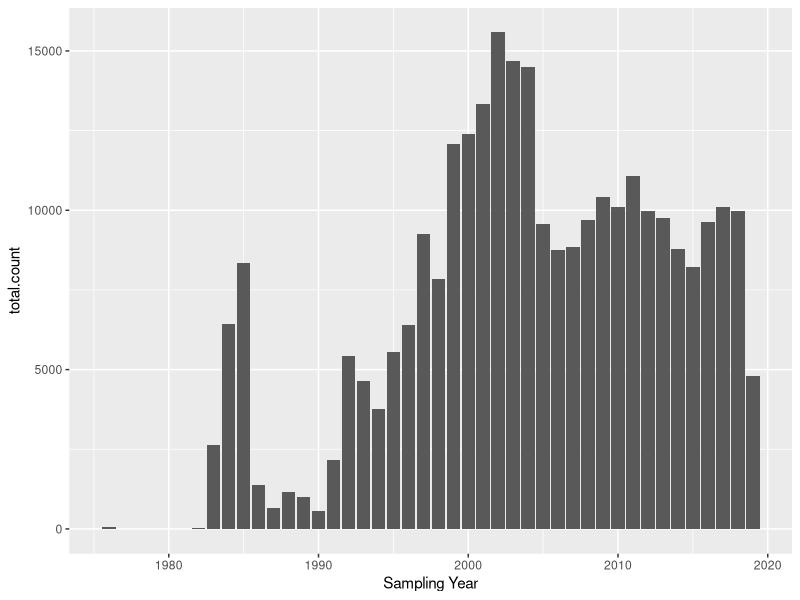

Here is the R script that generated this plot:
library(tidyverse)
library(lubridate)

fish.data <- read_csv("ADU Specimen Analysis.csv")

fish.data %>%
  group_by(`Sampling Year`) %>%
  summarise(total.count = sum(`Specimen Count`)) %>%
  ggplot(aes(x = `Sampling Year`, y = total.count)) +
  geom_bar(stat = "identity")

x <- unique(fish.data$`Common Name`)
x
#h1 - h6 coresonds to the text size: h1 is largest, then it sgets smaller as you go

# tags$div(
#   tags$h1("Heading"), 
#   tags$h2("Subheading"), 
#   tags$h3("Subsubheading"), 
#   tags$h4("Subsubsubheading"), 
#   tags$h5("Subsubsubsubheading"), 
#   tags$h6("Subsubsubsubsubheading") 
# ),
###HTML notes for images, banner, etc
# tags$div(
#   HTML(paste("Select a year to view Alaska Fish Counts ", tags$span(style="color:red", "red"), sep = ""))
# ),

#tags$h1(id = "title1", "Alaska Fish Counts from 1976 - 2019"),
#    #titlePanel("Alaska Fish Counts from 1976 - 2019"),
#    #tags$b("This text is bold."),
#    #tags$img(src = "fish_and_gamelogo.png", width = "50px", height = "50px"), ##NEED to put images in a another folder called www. Don't know why
#    div(
#      h1(style="background-color: black; color: white; height: 125px; padding: 10px; margin: 0px",
#         
#         HTML('<img src="fish_and_gamelogo.png" style="float:right; padding-right:25px" width="125px" height="100px"/>',
#              'Alaska Fish Counts <br> 1976-2019'
#         ))
#    ),
#    tags$div(
#      tags$blockquote(
#        tags$em("Science in the Last Frontier", cite = "Alaska Fish and Game"))
#      
#    ),
#    #div creates a division of an html document
#    
#    HTML('<hr >'), #this makes a horizontonal line break; also works by tags$hr()